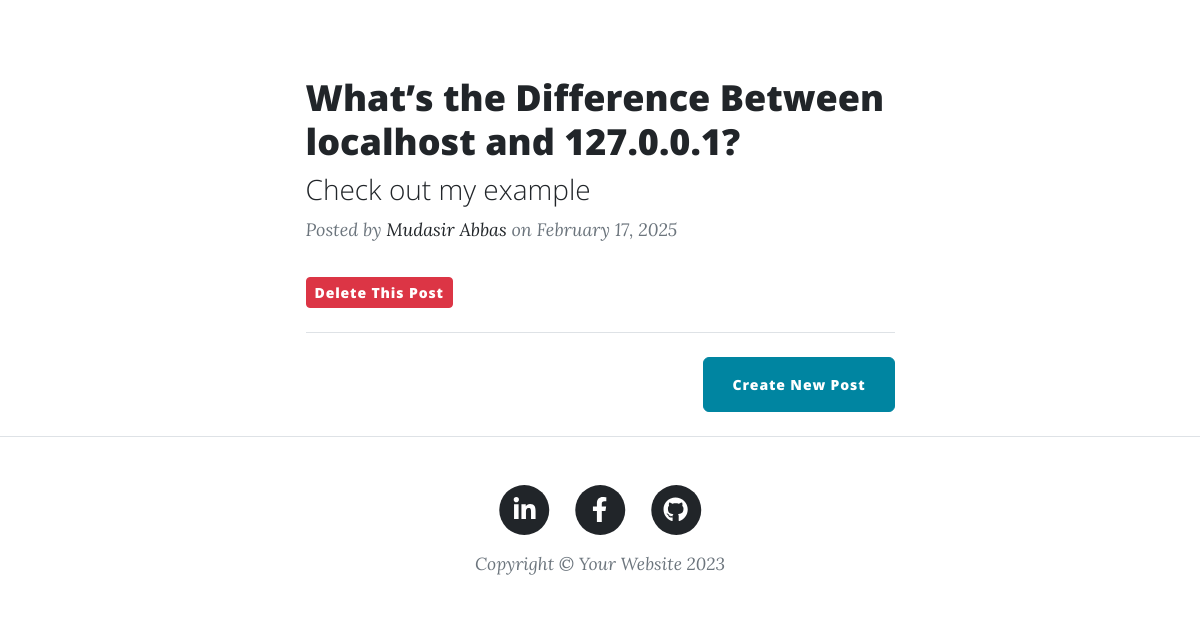
Before: / (lower part) with the older database file.
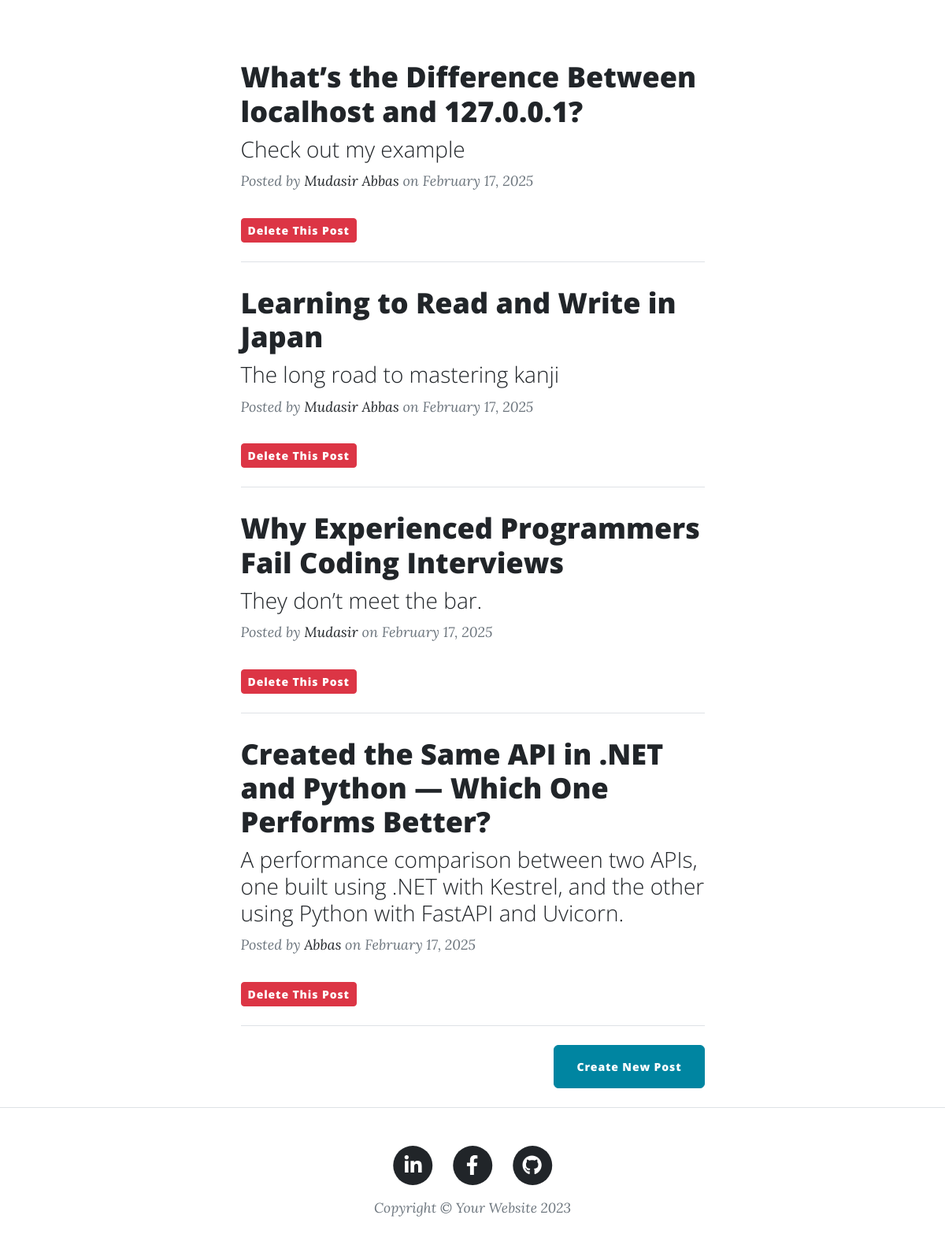
After: the same page with the newer database file.
### tables this page shows
CREATE TABLE blog_post (
                id INTEGER PRIMARY KEY,
                title TEXT NOT NULL UNIQUE,
                subtitle TEXT NOT NULL,
                date TEXT NOT NULL,
                body TEXT NOT NULL,
                author TEXT NOT NULL,
                img_url TEXT NOT NULL,
                author_id INTEGER NOT NULL,
                FOREIGN KEY (author_id) REFERENCES user(id) ON DELETE CASCADE
            );

### main.py (the view)
@app.route('/')
def get_all_posts():
    with sqlite3.connect(DB_PATH) as conn:
        cursor = conn.cursor()
        cursor.execute("SELECT * FROM blog_post")
        blog_post = cursor.fetchall()
    posts = [blog for blog in blog_post]
    return render_template("index.html", all_posts=posts, current_user=current_user)

### templates/index.html (shortened to what this page needs)
{% include "header.html" %}
<div class="container px-4 px-lg-5">
    <div class="row gx-4 gx-lg-5 justify-content-center">
        <div class="col-md-10 col-lg-8 col-xl-7">
            {% for post in all_posts %}
            <div class="post-preview">
                <a href="{{ url_for('show_post', post_id=post[0]) }}">
                    <h2 class="post-title">{{ post[1] }}</h2>
                    <h3 class="post-subtitle">{{ post[2] }}</h3>
                </a>
                <p class="post-meta">
                    Posted by
                    <a href="#">{{ post[5] }}</a>
                    on {{ post[3] }}
                </p>
                <form action="{{ url_for('delete_post', post_id=post[0]) }}" method="POST" style="display:inline;">
                    <button type="submit" class="btn btn-danger btn-sm"
                            onclick="return confirm('Are you sure you want to delete this post?')">
                        Delete This Post
                    </button>
                </form>
            </div>
            <hr class="my-4" />
            {% endfor %}
            <div class="d-flex justify-content-end mb-4">
                <a class="btn btn-primary float-right" href="{{ url_for('add_new_post') }}">Create New Post</a>
            </div>
            </div>
        </div>
    </div>
{% include "footer.html" %}

### templates/header.html (shortened to what this page needs)
<!DOCTYPE html>
<html lang="en">
<head>
    {% block styles %}
    {{ bootstrap.load_css() }}
    <link
            href="{{ url_for('static', filename='css/styles.css') }}"
            rel="stylesheet"/>
    {% endblock %}
</head>
<body>
</body>
</html>

### templates/footer.html (shortened to what this page needs)
<footer class="border-top">
    <div class="container px-4 px-lg-5">
        <div class="row gx-4 gx-lg-5 justify-content-center">
            <div class="col-md-10 col-lg-8 col-xl-7">
                <ul class="list-inline text-center">
                    <li class="list-inline-item">
                        <a href="https://www.linkedin.com/in/mjeyz/">
                            <span class="fa-stack fa-lg">
                                <i class="fas fa-circle fa-stack-2x"></i>
                                <i class="fab fa-linkedin-in fa-stack-1x fa-inverse"></i>
                            </span>
                        </a>
                    </li>
                    <li class="list-inline-item">
                        <a href="https://www.facebook.com/profile.php?id=61566127081692">
                                  <span class="fa-stack fa-lg">
                                      <i class="fas fa-circle fa-stack-2x"></i>
                                      <i class="fab fa-facebook-f fa-stack-1x fa-inverse"></i>
                                  </span>
                        </a>
                    </li>
                    <li class="list-inline-item">
                        <a href="https://github.com/mjeyz">
                                  <span class="fa-stack fa-lg">
                                      <i class="fas fa-circle fa-stack-2x"></i>
                                      <i class="fab fa-github fa-stack-1x fa-inverse"></i>
                                  </span>
                        </a>
                    </li>
                </ul>
                <div class="small text-center text-muted fst-italic">Copyright &copy; Your Website 2023</div>
            </div>
        </div>
    </div>
</footer>
</body>
</html>

Changed rows visible on the page:
added blog_post: title "Learning to Read and Write in Japan", subtitle "The long road to mastering kanji", author "Mudasir Abbas", date "February 17, 2025"
added blog_post: title "Why Experienced Programmers Fail Coding Interviews", subtitle "They don’t meet the bar.", author "Mudasir", date "February 17, 2025"
added blog_post: title "Created the Same API in .NET and Python — Which One Performs Better?", subtitle "A performance comparison between two APIs, one built using .NET with Kestrel, and the other using Python with FastAPI and Uvicorn.", author "Abbas", date "February 17, 2025"
